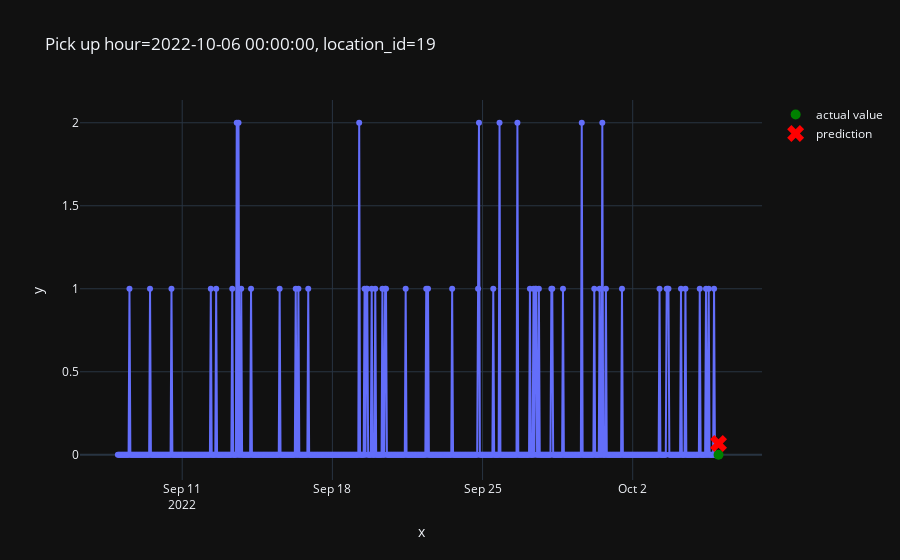

Source (notebook cell):
### Code cell
plot_one_sample(
    example_id=3979,
    features=X_test,
    targets=y_test,
    predictions=pd.Series(predictions)
)

### Figure 1 — Plotly figure (JSON) as saved in the notebook; plotly's stock layout.template omitted (floating-point values rounded to 4 significant figures; data arrays with more than 128 entries replaced by an {"elided": "..."} marker saying what was removed)
{"data": [{"hovertemplate": "x=%{x}<br>y=%{y}<extra></extra>", "legendgroup": "", "line": {"color": "#636efa", "dash": "solid"}, "marker": {"symbol": "circle"}, "mode": "markers+lines", "name": "", "orientation": "v", "showlegend": false, "type": "scatter", "x": {"elided": "673 str values"}, "xaxis": "x", "y": {"elided": "673 int values"}, "yaxis": "y"}, {"line": {"color": "green"}, "marker": {"size": 10}, "mode": "markers", "name": "actual value", "type": "scatter", "x": ["2022-10-06T00:00:00"], "y": [0]}, {"line": {"color": "red"}, "marker": {"size": 15, "symbol": "x"}, "mode": "markers", "name": "prediction", "type": "scatter", "x": ["2022-10-06T00:00:00"], "y": [0.06743]}], "layout": {"legend": {"tracegroupgap": 0}, "title": {"text": "Pick up hour=2022-10-06 00:00:00, location_id=19"}, "xaxis": {"anchor": "y", "domain": [0, 1], "title": {"text": "x"}}, "yaxis": {"anchor": "x", "domain": [0, 1], "title": {"text": "y"}}}}
